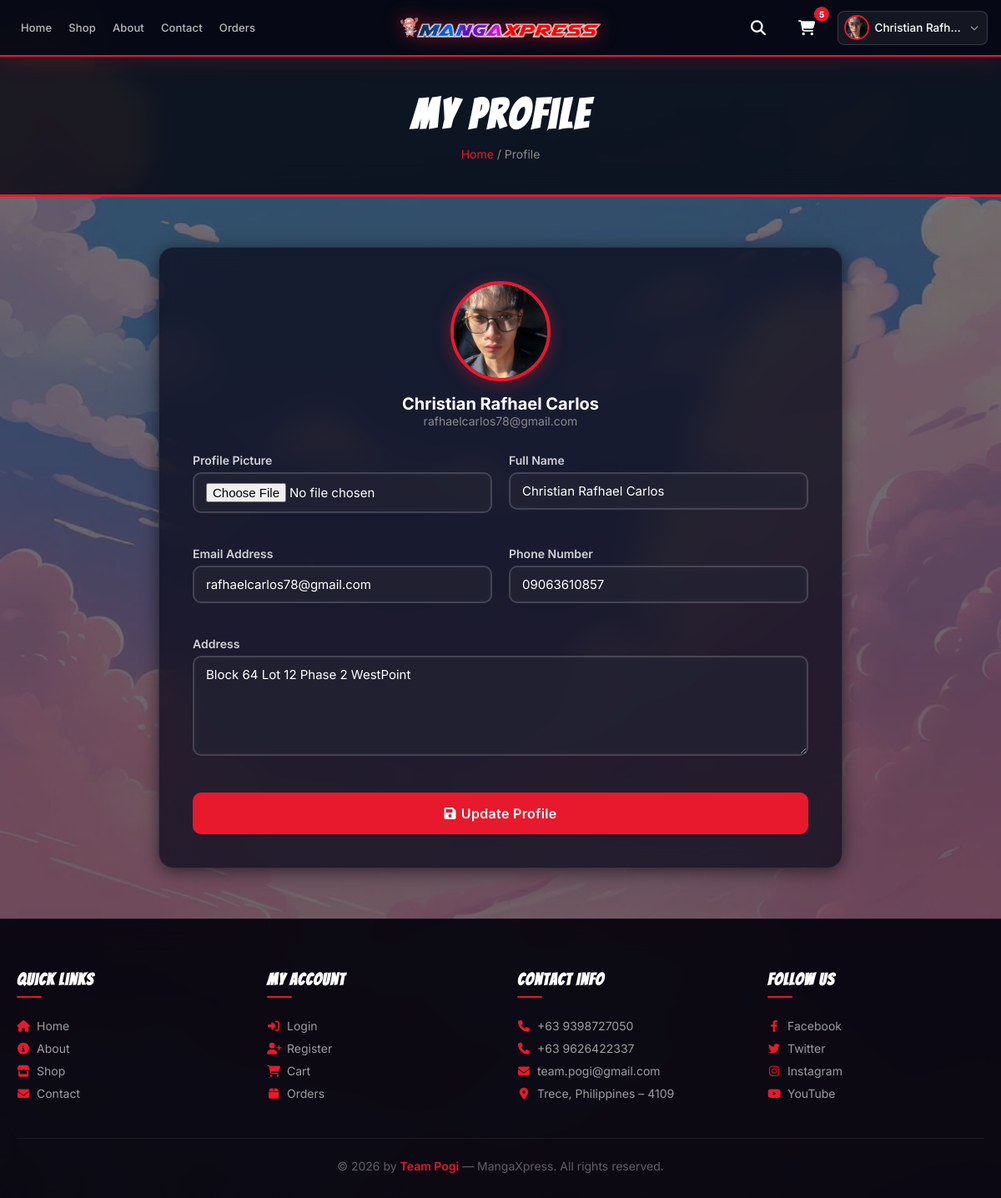
Screenshot of /profile.php (signed in) with the database file from the repository.
### tables this page shows
CREATE TABLE `user_profile` (
  `profile_id` int(11) NOT NULL,
  `user_id` int(11) NOT NULL,
  `name` varchar(255) NOT NULL,
  `number` varchar(20) NOT NULL,
  `address` text NOT NULL,
  `profile_image` varchar(255) DEFAULT 'images/profile-user.png'
);

CREATE TABLE `users` (
  `id` int(100) NOT NULL,
  `name` varchar(100) NOT NULL,
  `email` varchar(100) NOT NULL,
  `password` varchar(100) NOT NULL,
  `user_type` varchar(20) NOT NULL DEFAULT 'user'
);

### config.php (called while the page is built, shortened)
<?php
function e($str)
{
    return htmlspecialchars((string) $str, ENT_QUOTES, 'UTF-8');
}
?>

### profile.php (the view, shortened to what this page needs)
<?php
include 'config.php';
$user_id = (int) $_SESSION['user_id'];
$profile_data = mysqli_fetch_assoc(mysqli_query($conn, "SELECT * FROM `user_profile` WHERE user_id='$user_id'")) ?? ['number' => '', 'address' => '', 'profile_image' => ''];
$user_data = mysqli_fetch_assoc(mysqli_query($conn, "SELECT * FROM `users` WHERE id='$user_id'"));
?>
<?php include 'header.php'; ?>
<div class="page-banner">
    <h2>My Profile</h2>
    <p class="breadcrumb"><a href="home.php">Home</a> / Profile</p>
</div>
<section class="section">
    <div class="container">
        <div class="profile-layout">
            <div class="profile-header-section">
                <div class="profile-pic-wrap">
                    <img id="profilePicPreview"
                        src="<?php echo !empty($profile_data['profile_image']) ? 'uploaded_img/' . e($profile_data['profile_image']) : 'images/user.png'; ?>"
                        alt="Profile Picture">
                </div>
                <h3 style="font-size:2rem;font-weight:700;"><?php echo e($user_data['name'] ?? ''); ?></h3>
                <p style="color:var(--gray-500);font-size:1.4rem;"><?php echo e($user_data['email'] ?? ''); ?></p>
            </div>
            <form action="" method="post" enctype="multipart/form-data">
                <div class="profile-form-grid">
                    <div class="form-group">
                        <label class="form-label">Profile Picture</label>
                        <input type="file" name="profile_image" id="profilePicInput" accept="image/*"
                            class="form-control">
                    </div>
                    <div class="form-group">
                        <label class="form-label">Full Name</label>
                        <input type="text" name="name" class="form-control"
                            value="<?php echo e($user_data['name'] ?? ''); ?>">
                    </div>
                    <div class="form-group">
                        <label class="form-label">Email Address</label>
                        <input type="email" name="email" class="form-control"
                            value="<?php echo e($user_data['email'] ?? ''); ?>">
                    </div>
                    <div class="form-group">
                        <label class="form-label">Phone Number</label>
                        <input type="number" name="number" class="form-control"
                            value="<?php echo e($profile_data['number'] ?? ''); ?>">
                    </div>
                    <div class="form-group full-col">
                        <label class="form-label">Address</label>
                        <textarea name="address"
                            class="form-control"><?php echo e($profile_data['address'] ?? ''); ?></textarea>
                    </div>
                    <div class="full-col">
                        <button type="submit" name="update_profile" class="btn btn-lg btn-block">
                            <i class="fas fa-save"></i> Update Profile
                        </button>
                    </div>
                </div>
            </form>
        </div>
    </div>
</section>
<?php include 'footer.php'; ?>

### header.php (shortened to what this page needs)
<?php
$_uid = $_SESSION['user_id'] ?? null;
$_uname = $_SESSION['user_name'] ?? 'Guest';
$_avatar = 'images/user.png';
if ($_uid && isset($conn)) {
    $ar = mysqli_fetch_assoc(mysqli_query(
        $conn,
        "SELECT profile_image FROM user_profile WHERE user_id='" . (int) $_uid . "' LIMIT 1"
    ));
    if (!empty($ar['profile_image']))
        $_avatar = 'uploaded_img/' . e($ar['profile_image']);
}
$_cartCount = 0;
if ($_uid && isset($conn)) {
    $cr = mysqli_fetch_assoc(mysqli_query(
        $conn,
        "SELECT SUM(quantity) AS t FROM cart WHERE user_id='" . (int) $_uid . "'"
    ));
    $_cartCount = (int) ($cr['t'] ?? 0);
}
$_currentPage = basename($_SERVER['PHP_SELF']);
?>
<!DOCTYPE html>
<html lang="en">
<head>
    <link rel="stylesheet" href="https://cdnjs.cloudflare.com/ajax/libs/font-awesome/6.4.0/css/all.min.css">
    <link rel="stylesheet" href="css/style.css">
</head>
<body>
    <header class="site-header">
        <div class="inner">
            <nav class="main-nav main-nav-left" aria-label="Main navigation">
                <?php
                $leftLinks = [
                    'home.php' => 'Home',
                    'shop.php' => 'Shop',
                    'about.php' => 'About',
                    'contact.php' => 'Contact',
                    'orders.php' => 'Orders',
                ];
                foreach ($leftLinks as $href => $label) {
                    $active = ($_currentPage === $href) ? ' active' : '';
                    echo "<a href=\"$href\" class=\"$active\">" . e($label) . "</a>";
                }
                ?>
            </nav>
            <a href="home.php" class="site-logo-center" title="MangaXpress Home">
                <img src="images/logo.gif" alt="MangaXpress"
                    onerror="this.style.display='none';this.nextElementSibling.style.display='flex';">
            </a>
            <div class="header-actions-right">
                <a href="search_page.php" class="header-icon-btn" title="Search">
                    <i class="fas fa-search"></i>
                </a>
                <a href="cart.php" class="header-icon-btn cart-icon-wrap" title="Cart">
                    <i class="fas fa-shopping-cart"></i>
                    <?php if ($_cartCount > 0): ?>
                        <span class="cart-badge"><?php echo $_cartCount; ?></span>
                    <?php endif; ?>
                </a>
                <div class="user-dropdown">
                    <button class="user-dropdown-toggle" id="userDropdownToggle" aria-haspopup="true">
                        <img src="<?php echo e($_avatar); ?>" alt="avatar" class="user-avatar">
                        <span><?php echo e($_uname); ?></span>
                        <i class="fas fa-chevron-down" style="font-size:1rem;opacity:.55;flex-shrink:0;"></i>
                    </button>
                </div>
            </div>
        </div>
    </header>

### rows the page displays
user_profile: profile_image (picture), number "09063610857", address "Block 64 Lot 12 Phase 2 WestPoint"
users: name "Christian Rafhael Carlos", email "rafhaelcarlos78@gmail.com"

### other values shown
$label "Home"
$label "Shop"
$label "About"
$label "Contact"
$label "Orders"
$_cartCount "5"
$_uname "Christian Rafh…"
